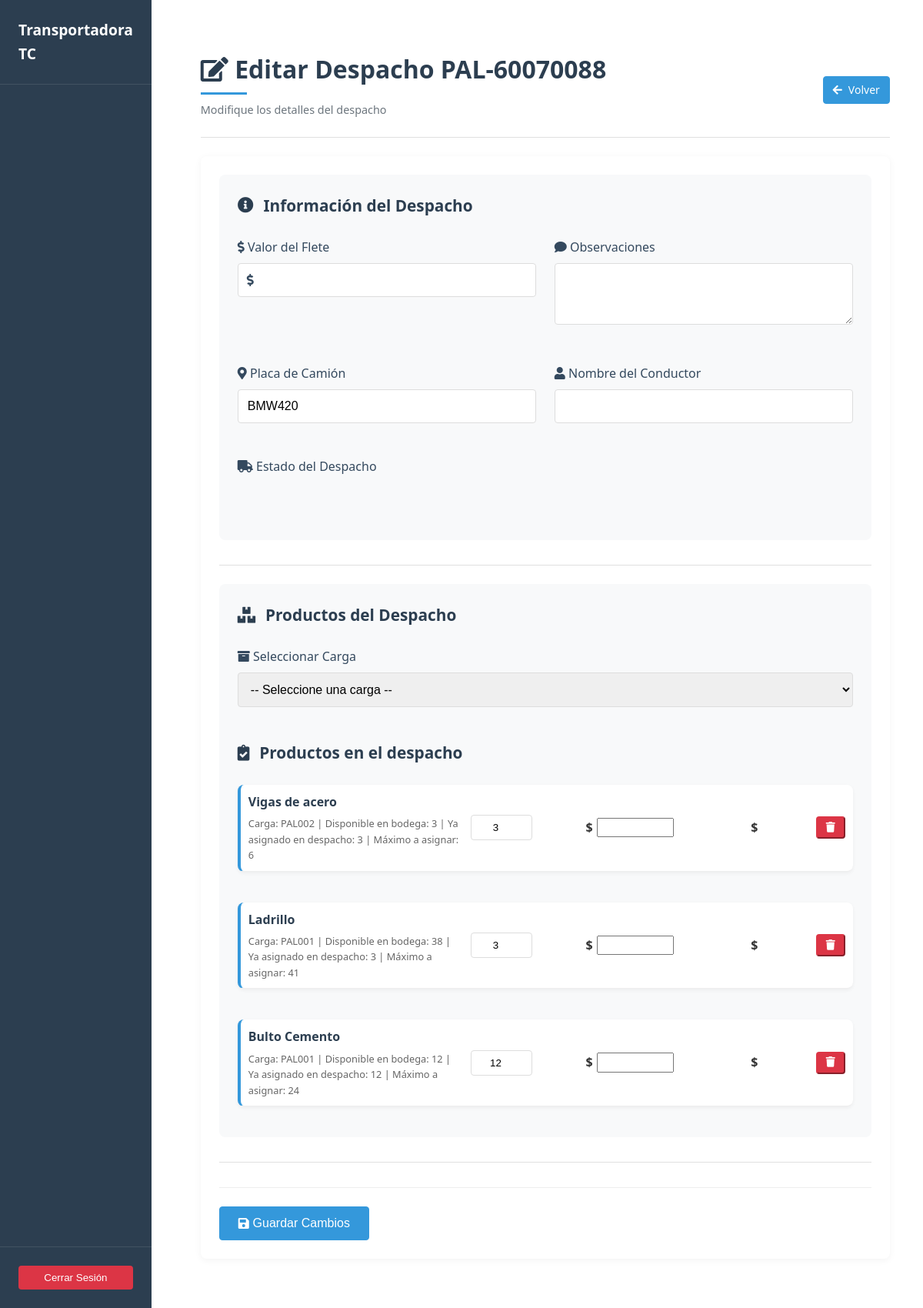
Page /despachos/editar/43/ on the earlier database version.
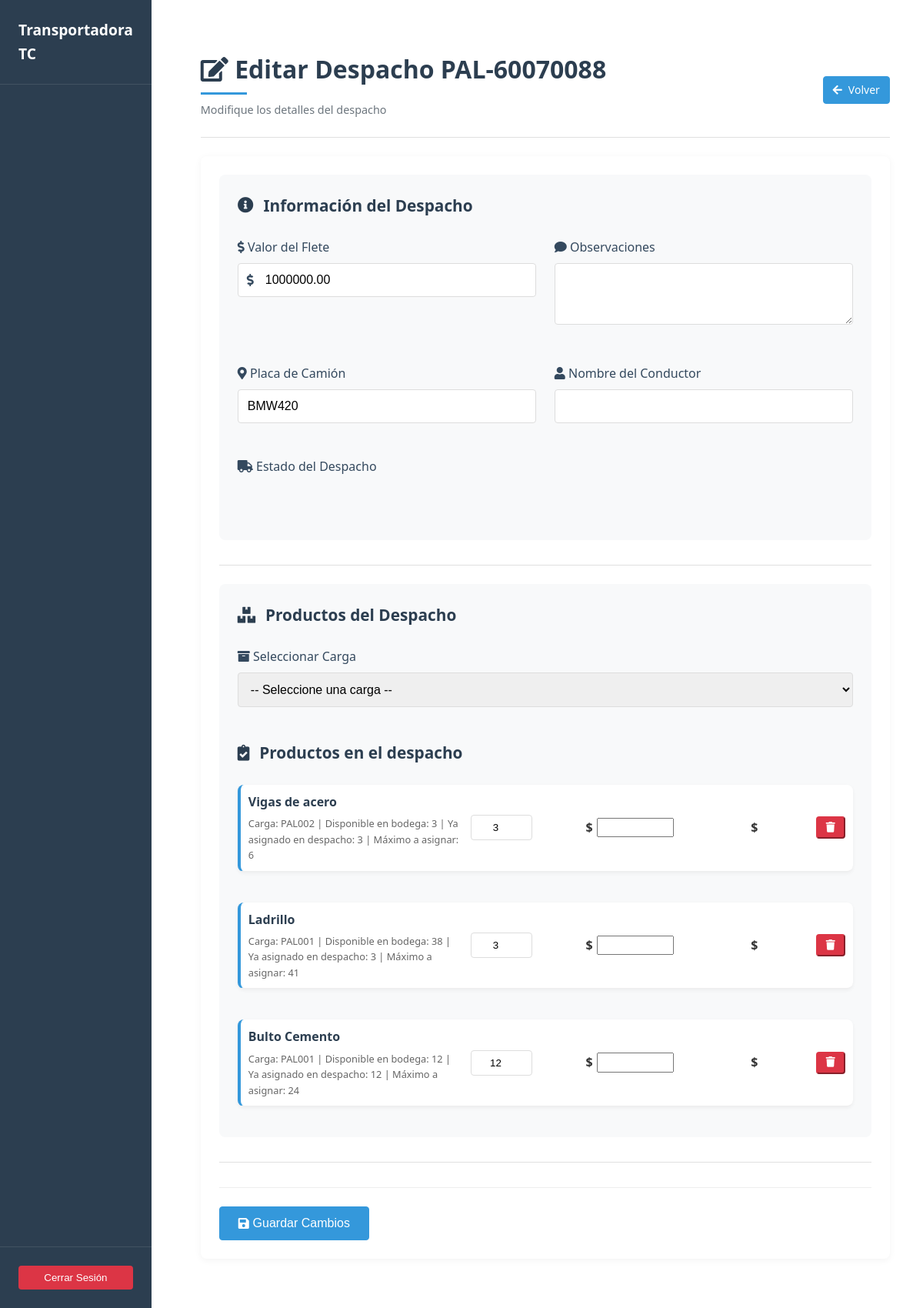
Same page on the later database version.
### despachos/models.py (models this page shows, shortened)
class Despacho(models.Model):
    ESTADOS = (
        ('BODEGA', 'En bodega'),
        ('RUTA', 'En ruta'),
        ('ENTREGADO', 'Entregado'),
    )
    cliente = models.ForeignKey(Cliente, on_delete=models.CASCADE, related_name='despachos')
    fecha_creacion = models.DateTimeField(auto_now_add=True)
    guia = models.CharField(max_length=20, unique=True, blank=True)
    estado = models.CharField(max_length=20, choices=ESTADOS, default='BODEGA')
    valor_flete = models.DecimalField(max_digits=10, decimal_places=2, blank=True, null=True)
    observaciones = models.TextField(blank=True, null=True)
    placa_camion = models.CharField(max_length=20, default='')
    nombre_conductor = models.CharField(max_length=50, blank=True, null=True, default='')
    escaneo_completado = models.BooleanField(default=False)

### despachos/views.py (the view, shortened to what this page needs)
# urls.py: path('editar/<int:pk>/', views.editar_despacho, name='editar_despacho'),
def editar_despacho(request, pk):
    despacho = get_object_or_404(Despacho, pk=pk)
    cliente = despacho.cliente
    cargas_con_inventario = Carga.objects.filter(
        cliente=cliente
    ).prefetch_related(
        Prefetch('inventario',
            queryset=InventarioCarga.objects.annotate(
                disponible=Coalesce(
                    F('cantidad') - Sum('items_despacho__cantidad',
                    filter=~Q(items_despacho__despacho=despacho)),
                    F('cantidad')
                )
            ).filter(
                Q(disponible__gt=0) | Q(items_despacho__despacho=despacho)
            ).distinct()
        )
    ).distinct()
    context = {
        'despacho_form': DespachoForm(instance=despacho),
        'despacho': despacho,
        'cliente': cliente,
        'cargas_con_inventario': cargas_con_inventario,
        'items_actuales': despacho.items.select_related('inventario', 'inventario__producto').all()
    }
    return render(request, 'despachos/editar_despacho.html', context)

### despachos/forms.py
class DespachoForm(forms.ModelForm):
    class Meta:
        model = Despacho
        fields = ['valor_flete', 'observaciones', 'placa_camion', 'nombre_conductor']
        widgets = {
            'observaciones': forms.Textarea(attrs={'rows': 3}),
        }

### cargas/models.py (called while the page is built)
    @property
    def cantidad_disponible(self):
        total_despachado = self.items_despacho.aggregate(
            total=Sum('cantidad')
        )['total'] or 0
        return max(0, self.cantidad - total_despachado)

### main/templatetags/auth_extras.py (called while the page is built)
@register.filter(name='in_group')
def in_group(user, group_name):
    return user.groups.filter(name=group_name).exists()

### despachos/templates/despachos/editar_despacho.html (shortened to what the changed rows need)
{% extends 'base.html' %}
{% load static %}
{% block content %}
<main class="main-content">
    <div class="content__header content__header--flex">
        <div>
            <h1 class="content__title">
                <i class="fas fa-edit"></i> Editar Despacho {{ despacho.guia }}
            </h1>
            <p class="text-muted">Modifique los detalles del despacho</p>
        </div>
    </div>
    <div class="card">
        <div class="card__body">
            <form method="post" id="despacho-form" class="form">
                <div class="form-section">
                    <div class="form-grid">
                        <div class="form-group">
                            <div class="input-with-icon">
                                <i class="fas fa-dollar-sign input-icon"></i>
                                {{ despacho_form.valor_flete }}
                            </div>
                        </div>
                        <div class="form-group">
                            <label for="{{ despacho_form.observaciones.id_for_label }}">
                                <i class="fas fa-comment"></i> Observaciones
                            </label>
                            {{ despacho_form.observaciones }}
                        </div>
                        <div class="form-group">
                            <label for="{{ despacho_form.placa_camion.id_for_label }}">
                                <i class="fas fa-map-marker-alt"></i> Placa de Camión
                            </label>
                            {{ despacho_form.placa_camion }}
                        </div>
                        <div class="form-group">
                            <label for="{{ despacho_form.nombre_conductor.id_for_label }}">
                                <i class="fas fa-user"></i> Nombre del Conductor
                            </label>
                            {{ despacho_form.nombre_conductor }}
                        </div>
                    </div>
                </div>
            </form>
        </div>
    </div>
</main>
{% endblock %}

Differences in the rows shown:
changed Despacho "PAL-60070088": valor_flete (not shown) → "1000000.00"
